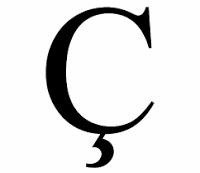
#> input picture 01_Resize/img/1.png, 200 x 173 px
$ python main.py
#> lines starting #> are read from the running program, lines starting #| are printed output that depends on the picture
import numpy as np
import cv2
import sys

from matplotlib import pyplot as plt


def rescaleImage(image):
    h, w, c = image.shape
    print(image.shape)
    return cv2.resize(image, dsize=(h//2, w//2))


'''def printInfo(image):
    print(f"\nwidth: {imgWidth}\nheight: {imgHeight}")
    print("Channels:", img.shape)
    print(sys.getsizeof(img), "bytes")'''


img = cv2.imread('img/1.png')
#> img is the input picture: shape (173, 200, 3); min 0, max 255, mean 226.7
imgHeight, imgWidth, imgChannel = img.shape
#> imgHeight = 173; imgWidth = 200; imgChannel = 3

newImg = rescaleImage(img)#, 600, 300)
#| (173, 200, 3)
#> in rescaleImage, `return cv2.resize(image, dsize=(h//2, w//2))`:
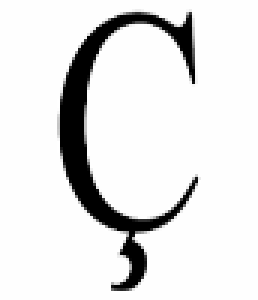
#> returned value: shape (100, 86, 3) (shown 3 times larger); min 0, max 255, mean 226.8
newImgHeight, newImgWidth, newImgChannel = newImg.shape
#> newImgHeight = 100; newImgWidth = 86; newImgChannel = 3

print(f"\nHeight: {imgHeight}\nWidth: {imgWidth}")
#| Height: 173
#| Width: 200
print("Channels:", img.shape)
#| Channels: (173, 200, 3)
print(sys.getsizeof(img), "bytes")
#| 103944 bytes

print(f"\nHeight: {newImgHeight}\nWidth: {newImgWidth}")
#| Height: 100
#| Width: 86
print("Channels:", newImg.shape)
#| Channels: (100, 86, 3)
print(sys.getsizeof(newImg), "bytes")
#| 25944 bytes


imgVazia = np.zeros((300,600,3), dtype=np.uint8)

imgVazia[:,0:200] = (255,0,0)
imgVazia[:,200:400] = (0,0,255)
imgVazia[:,400:600] = (0,255,0)
'''
print("Informacoes sobre os pixels:\n")
for x in range(imgVazia.shape[1]):
    for y in range(imgVazia.shape[0]):
        k = imgVazia[y, x]
        print(k.dtype)'''

#k = imgVazia[]
print("\nTipo de pixels:", imgVazia.dtype)
print(sys.getsizeof(imgVazia), "bytes")
imgVazia = cv2.cvtColor(imgVazia, cv2.COLOR_BGR2RGB)
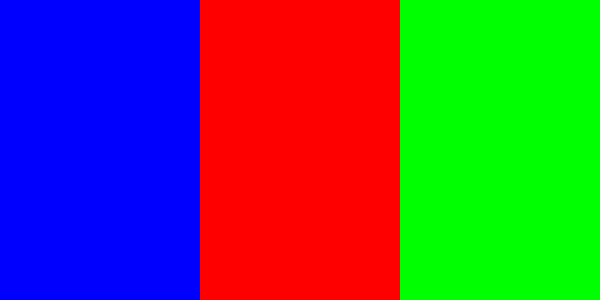
#> imgVazia: shape (300, 600, 3); mean R, G, B 85, 85, 85

#imgConc = np.concatenate((imgVazia,newImg), axis=1)

plt.imshow(img)
plt.show()

plt.imshow(newImg)
plt.show()

# [5 lines of commented-out code are left out]
